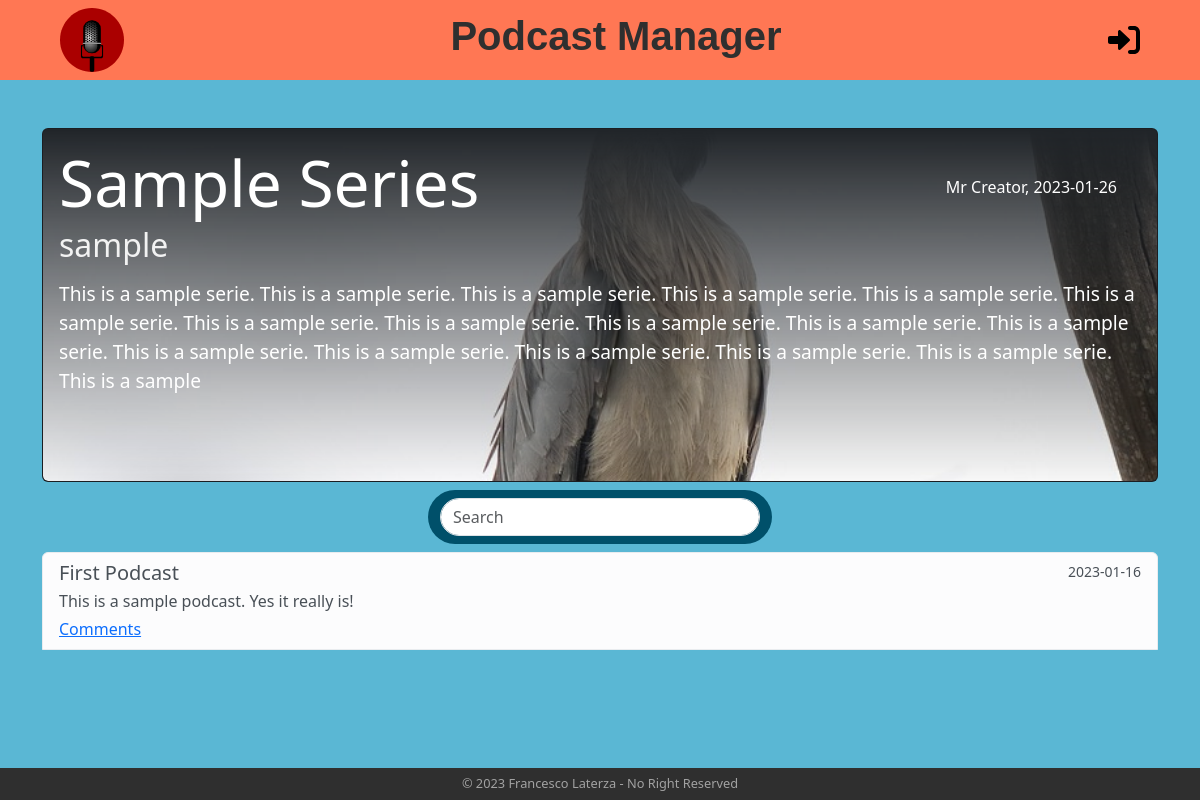
/series/10, run on an earlier commit of the app's database.
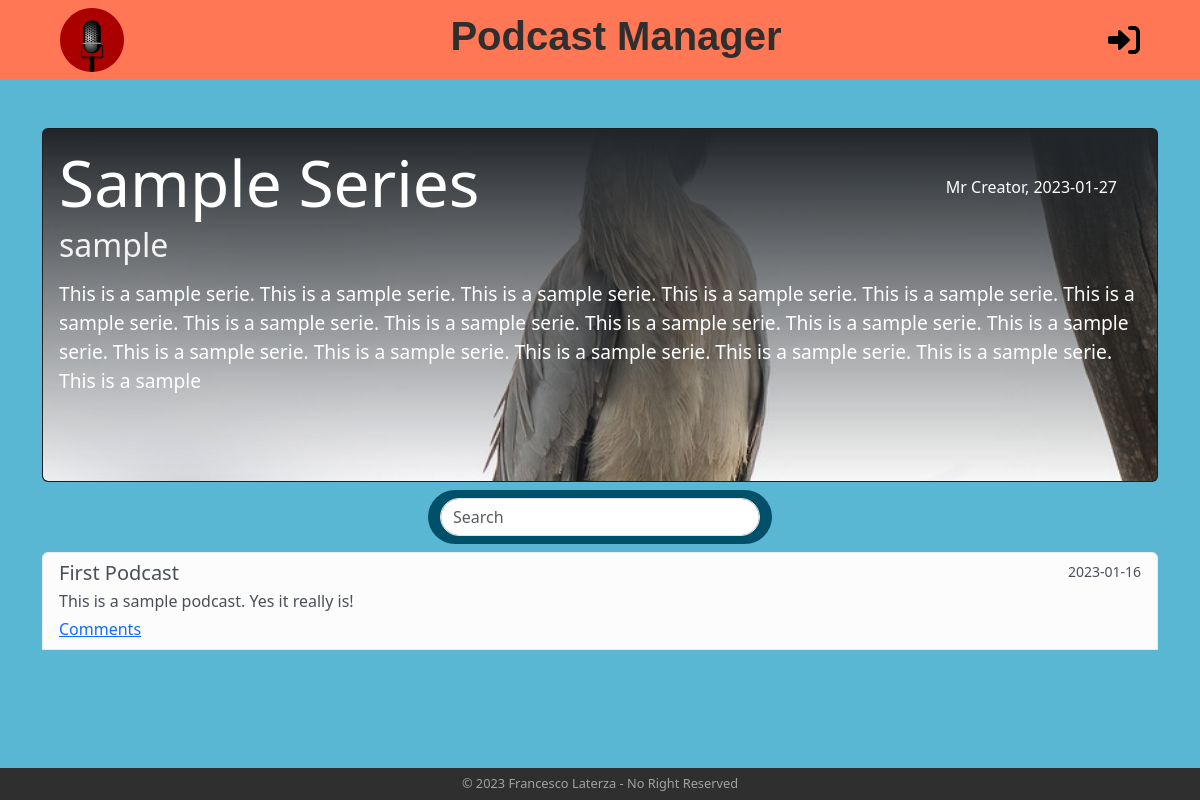
And on a later commit of the database.
### tables this page shows
CREATE TABLE "series" (
	"id"	INTEGER,
	"title"	TEXT NOT NULL,
	"category"	TEXT NOT NULL,
	"date"	TEXT NOT NULL,
	"text"	TEXT NOT NULL,
	"creator_id"	INTEGER NOT NULL,
	FOREIGN KEY("creator_id") REFERENCES "users"("id"),
	PRIMARY KEY("id" AUTOINCREMENT)
);

CREATE TABLE "users" (
	"id"	INTEGER,
	"username"	TEXT NOT NULL,
	"email"	TEXT NOT NULL UNIQUE,
	"password"	TEXT NOT NULL,
	"is_creator"	INTEGER NOT NULL,
	PRIMARY KEY("id" AUTOINCREMENT)
);

CREATE TABLE "podcasts" (
	"id"	INTEGER,
	"title"	TEXT NOT NULL UNIQUE,
	"description"	TEXT NOT NULL,
	"date"	TEXT,
	"series_id"	INTEGER NOT NULL,
	PRIMARY KEY("id" AUTOINCREMENT),
	FOREIGN KEY("series_id") REFERENCES "series"("id") ON DELETE CASCADE
);

### app.py (the view)
@app.route('/series/<int:series_id>')
def series(series_id):
    series_selected = series_dao.get_series_by_id(series_id)
    if not series_selected:
        flash("Series do not exist...", "danger")
        return redirect(url_for("home"))
    if current_user.is_authenticated:
        podcasts = podcast_dao.get_podcasts(series_id, current_user.id)
    else:
        podcasts = podcast_dao.get_podcasts(series_id, 0)
    return render_template("series.html", series=series_selected, podcasts=podcasts, get_creator_name=users_dao.get_user_username_by_id, is_following=follows_dao.is_following, comments=comments_dao.get_comments, str=str)

### dao/comments_dao.py (called while the page is built)
def get_comments(podcast_id):
    conn = sqlite3.connect("db/series.db")
    conn.row_factory = sqlite3.Row
    cursor = conn.cursor()
    sql = "SELECT * FROM comments WHERE podcast_id = ?"
    cursor.execute(sql, (podcast_id, ))
    res = cursor.fetchall()
    cursor.close()
    conn.close()
    return res

### dao/podcast_dao.py (called while the page is built)
def get_podcasts(series_id, creator_id):
    conn = sqlite3.connect("db/series.db")
    conn.row_factory = sqlite3.Row
    cursor = conn.cursor()
    sql = "SELECT podcasts.*, creator_id FROM podcasts LEFT JOIN series ON podcasts.series_id = series.id WHERE series_id = ? AND ( podcasts.date <= ? OR creator_id = ? ) ORDER BY date ASC"
    curr_date = date.today()
    cursor.execute(sql, (series_id, curr_date, creator_id))
    res = cursor.fetchall()
    cursor.close()
    conn.close()
    return res

### dao/series_dao.py (called while the page is built)
def get_series_by_id(id):
    conn = sqlite3.connect("db/series.db")
    conn.row_factory = sqlite3.Row
    cursor = conn.cursor()
    sql = "SELECT * FROM series WHERE id = ?"
    cursor.execute(sql, (id, ))
    res = cursor.fetchone()
    cursor.close()
    conn.close()
    return res

### dao/users_dao.py (called while the page is built)
def get_user_by_id(id):
    conn = sqlite3.connect("db/series.db")
    conn.row_factory = sqlite3.Row
    cursor = conn.cursor()
    sql = "SELECT * FROM users WHERE id = ?"
    cursor.execute(sql, (id, ))
    res = cursor.fetchone()
    cursor.close()
    conn.close()
    return res

def get_user_username_by_id(id):
    user = get_user_by_id(id)
    return user["username"]

### templates/series.html (shortened to what this page needs)
{% extends "base.html" %} {% block title %}{{ series.title }}{% endblock %} {%
block content%}
<main class="col-12 container height-main">
  <div class="card text-bg-dark mt-5">
    <img
      src="{{ url_for('static', filename='images/'+series.title.lower().replace(' ', '_')+'.jpeg') }}"
      class="card-img series-img-bg"
      alt="series image"
    />
    <article class="card-img-overlay">
      <section class="d-flex justify-content-between align-items-center">
        <h5 class="card-title series-title">{{ series.title }}</h5>
        <h6 class="card-text me-4">
          {{ get_creator_name(series.creator_id) }}, {{ series.date }}
        </h6>
      </section>
      <section>
        <h6 class="card-subtitle text-muted series-subtitle">
          {{ series.category }}
        </h6>
        <p class="card-text series-text mt-3">{{ series.text }}</p>
      </section>
    </article>
  </div>
  {% if podcasts | length != 0 %}
  <nav class="navbar search-nav my-2 mx-auto">
    <div class="container-fluid">
      <input
        class="form-control search-tab"
        type="search"
        placeholder="Search"
        aria-label="Search"
      />
    </div>
  </nav>
  {% endif %}
  <article class="list-group">
     {% for podcast in podcasts %}
    <section
      class="list-group-item list-group-item-action list-group-item-light"
      data-podcast
    >
      <div class="d-flex w-100 justify-content-between">
        <h5 class="mb-1" data-podcast-title>{{ podcast.title }}</h5>
        <small>{{ podcast.date }}</small>
      </div>
      <p class="mb-1" data-podcast-description>{{ podcast.description }}</p>
      <a
        href="#"
        class=""
        data-bs-toggle="modal"
        data-bs-target="#modal-comments-{{ podcast.id }}"
        title="open comments section"
      >
        Comments
      </a>
    </section>
    {% endfor %}
  </article>
</main>
{% endblock%}

### templates/base.html (shortened to what this page needs)
<!DOCTYPE html>
<html lang="en">
  <head>
    <link
      href="https://cdn.jsdelivr.net/npm/bootstrap@5.3.0-alpha1/dist/css/bootstrap.min.css"
      rel="stylesheet"
    />
    <link
      rel="stylesheet"
      href="{{ url_for('static', filename='style.css') }}"
    />
  </head>
  <body>
    <header>
      <div class="container-fluid mx-5 header-container">
        <a href="{{ url_for('home') }}" title="homepage">
          <img
            src="{{ url_for('static', filename='images/logo.svg') }}"
            alt="logo"
            class="logo-img"
          />
        </a>
        <a href="{{ url_for('home') }}" title="homepage">
          <h1>Podcast Manager</h1>
        </a>
        {% if current_user.is_authenticated %}
        <a href="{{ url_for('profile') }}" title="profile">
          <img
            src="{{ url_for('static', filename='images/user-icon.svg') }}"
            alt="login-icon"
            class="user-icon"
          />
        </a>
        {% else %}
        <a href="{{ url_for('login') }}" title="login">
          <img
            src="{{ url_for('static', filename='images/login-icon.svg') }}"
            alt="user-icon"
            class="user-icon"
          />
        </a>
        {% endif %}
      </div>
    </header>
     {% block content %}{% endblock %}
    <footer class="copy-container">
      <p class="copy">© 2023 Francesco Laterza - No Right Reserved</p>
    </footer>
  </body>
</html>

### static/style.css (style rules this page uses)
body { font-family: "Segoe UI", Tahoma, Geneva, Verdana, sans-serif; background-color: #5ab7d4; }
header { height: 5rem; background-color: #ff7754; display: flex; align-items: center; }
.header-container { display: flex; justify-content: space-between; align-items: center; }
.logo-img { width: 4rem; }
header a { text-decoration: none; color: #2f2f2f; }
header h1 { font-family: "Trebuchet MS", "Lucida Sans Unicode", "Lucida Grande", "Lucida Sans", Arial, sans-serif; font-weight: bold; }
.user-icon { width: 2rem; }
main { min-height: calc(100vh - 7rem); }
.card { background-color: #00506a; color: #5ab7d4; }
.series-img-bg { height: 20rem; object-fit: cover; -webkit-mask-image: -webkit-gradient( linear, left top, left bottom, from(rgba(0, 0, 0, 0)), to(rgba(0, 0, 0, 1)) ); mask-image: linear-gradient(to bottom, rgba(0, 0, 0, 0), rgba(0, 0, 0, 1)); }
.series-title { font-size: 4rem; }
.series-subtitle { font-size: 2rem; color: #f2f2f2 !important; }
.series-text { font-size: 1.2rem; }
.copy-container { height: 2rem; background-color: #2f2f2f; display: flex; justify-content: center; align-items: center; }
.copy { margin-bottom: 0; color: #a2a2a2; font-size: 0.8rem; }
.height-main { min-height: calc(100vh - 10rem); }
.search-nav { background-color: #00506a; border-radius: 5rem; max-width: fit-content; }
.search-tab { border-radius: 5rem; width: 20rem; }
@media (max-width: 1400px) { .series-img-bg { height: 22rem; } }

What changed in the data, as far as the page shows it:
changed series "Sample Series": date "2023-01-26" → "2023-01-27"
